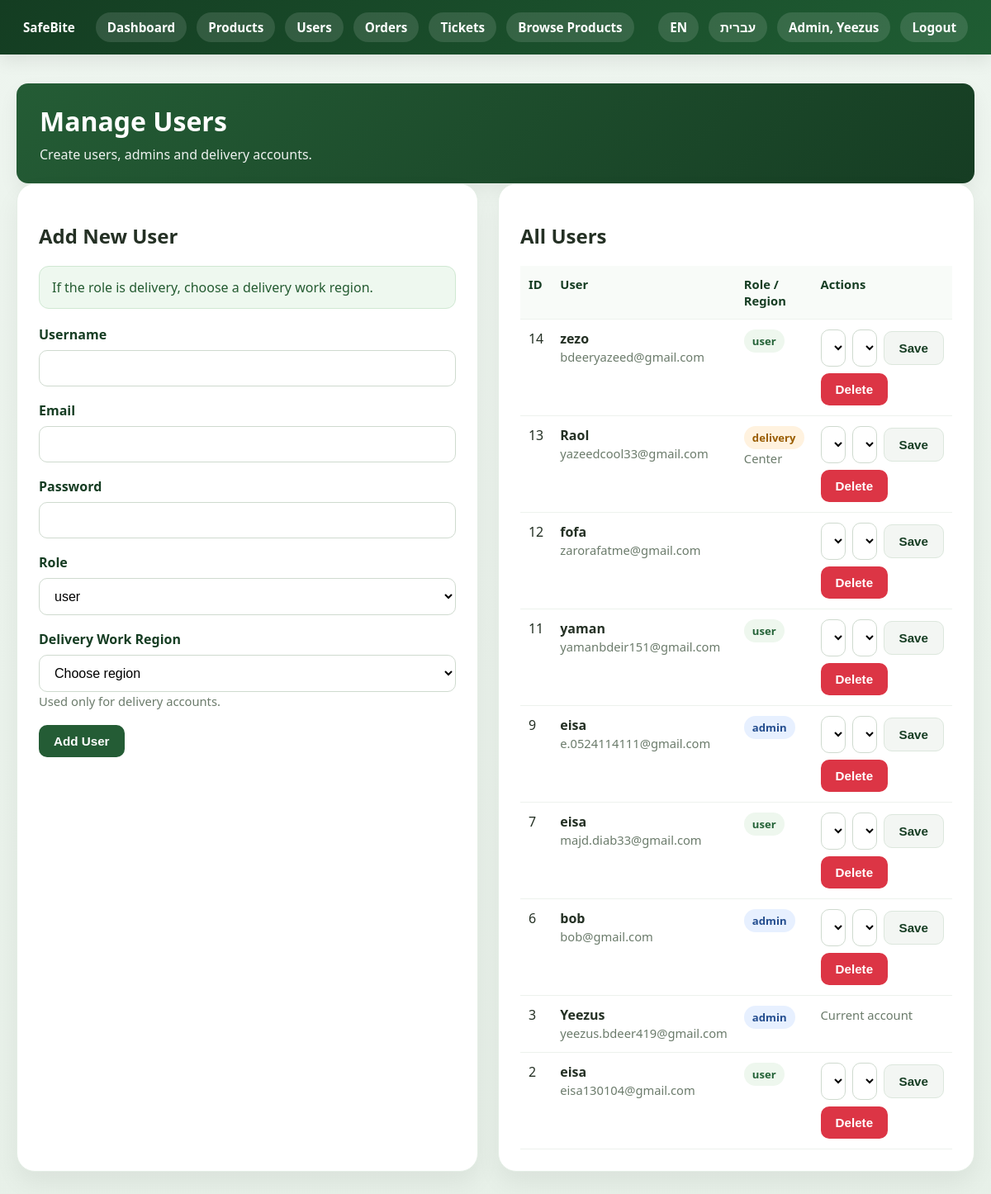
The page /admin_users.php (signed in) on the database its author committed.
### tables this page shows
CREATE TABLE `users` (
  `id` int(11) NOT NULL,
  `username` varchar(50) NOT NULL,
  `email` varchar(100) NOT NULL,
  `password` varchar(255) NOT NULL,
  `role` enum('user','admin','delivery') DEFAULT 'user',
  `delivery_region` enum('north','haifa','center','jerusalem','south') DEFAULT NULL,
  `created_at` timestamp NOT NULL DEFAULT current_timestamp(),
  `failed_attempts` int(11) NOT NULL DEFAULT 0,
  `locked_until` datetime DEFAULT NULL,
  `reset_otp` varchar(6) DEFAULT NULL,
  `otp_expiry` datetime DEFAULT NULL,
  `theme_nav` varchar(10) DEFAULT '#4caf50',
  `theme_bg` varchar(10) DEFAULT '#f9fcf9',
  `theme_image` varchar(255) DEFAULT NULL,
  `total_spent` decimal(10,2) DEFAULT 0.00,
  `total_orders` int(11) DEFAULT 0,
  `name` varchar(255) DEFAULT 'Customer'
);

### db.php (called while the page is built, shortened)
<?php
function tr($english, $hebrew) {
    return $english;
}
function deliveryRegions() {
    return array(
        'north' => array('en' => 'North','he' => 'צפון'),
        'haifa' => array('en' => 'Haifa','he' => 'חיפה'),
        'center' => array('en' => 'Center','he' => 'מרכז'),
        'jerusalem' => array('en' => 'Jerusalem','he' => 'ירושלים'),
        'south' => array('en' => 'South','he' => 'דרום')
    );
}
function regionLabel($region) {
    if ($region == 'center') {
        return tr('Center', 'מרכז');
    }
    return tr('Not assigned', 'לא הוגדר');
}
?>

### admin_users.php (the view, shortened to what this page needs)
<?php
require 'db.php';
$regions = deliveryRegions();
$stmt = $pdo->query("SELECT * FROM users ORDER BY id DESC");
$users = $stmt->fetchAll();
$page_language = 'en';
$page_direction = 'ltr';
?>
<!DOCTYPE html>
<html lang="<?= $page_language ?>" dir="<?= $page_direction ?>">
<head>
    <link rel="stylesheet" href="style.css">
</head>
<body class="admin-theme">
<?php include 'navbar.php'; ?>
<div class="users-page-wrap">
    <div class="admin-header">
        <h1>Manage Users</h1>
        <p>Create users, admins and delivery accounts.</p>
    </div>
    <div class="grid-2">
        <div class="users-panel">
            <h2>Add New User</h2>
            <div class="users-note">
                If the role is delivery, choose a delivery work region.
            </div>
            <form method="POST">
                <div class="form-group">
                    <label>Username</label>
                    <input type="text" name="username" class="form-control" required>
                </div>
                <div class="form-group">
                    <label>Email</label>
                    <input type="email" name="email" class="form-control" required>
                </div>
                <div class="form-group">
                    <label>Password</label>
                    <input type="password" name="password" class="form-control" minlength="6" required>
                </div>
                <div class="form-group">
                    <label>Role</label>
                    <select name="role" class="form-control" required>
                        <option value="user">user</option>
                    </select>
                </div>
                <div class="form-group">
                    <label>Delivery Work Region</label>
                    <select name="delivery_region" class="form-control">
                        <option value="">Choose region</option>
                    </select>
                    <span class="small-text">
                        Used only for delivery accounts.
                    </span>
                </div>
                <button type="submit" class="btn btn-primary">
                    Add User
                </button>
            </form>
        </div>
        <div class="users-panel">
            <h2>All Users</h2>
            <div class="users-table-wrap">
                <table>
                    <tr>
                        <th>ID</th>
                        <th>User</th>
                        <th>Role / Region</th>
                        <th>Actions</th>
                    </tr>
                    <?php foreach ($users as $user): ?>
                        <tr>
                            <td>
                                <?= $user['id'] ?>
                            </td>
                            <td>
                                <strong>
                                    <?= htmlspecialchars($user['username']) ?>
                                </strong>
                                <br>
                                <span class="small-text">
                                    <?= htmlspecialchars($user['email']) ?>
                                </span>
                            </td>
                            <td>
                                <span class="badge <?= htmlspecialchars($user['role']) ?>">
                                    <?= htmlspecialchars($user['role']) ?>
                                </span>
                                <?php if ($user['role'] == 'delivery'): ?>
                                    <br>
                                    <span class="small-text">
                                        <?= htmlspecialchars(regionLabel($user['delivery_region'])) ?>
                                    </span>
                                <?php endif; ?>
                            </td>
                            <td>
                                <?php if ($user['id'] != $_SESSION['user_id']): ?>
                                    <form method="POST" class="role-form">
                                        <select name="role" class="form-control">
                                            <option
                                                value="user"
                                                <?php if ($user['role'] == 'user') echo 'selected'; ?>
                                            >
                                                user
                                            </option>
                                            <option
                                                value="admin"
                                                <?php if ($user['role'] == 'admin') echo 'selected'; ?>
                                            >
                                                admin
                                            </option>
                                            <option
                                                value="delivery"
                                                <?php if ($user['role'] == 'delivery') echo 'selected'; ?>
                                            >
                                                delivery
                                            </option>
                                        </select>
                                        <?php
                                        $current_region = '';
                                        if ($user['delivery_region'] != null) {
                                            $current_region = $user['delivery_region'];
                                        }
                                        ?>
                                        <select name="delivery_region" class="form-control">
                                            <option value="">
                                                No region
                                            </option>
                                            <?php foreach ($regions as $code => $labels): ?>
                                                <option
                                                    value="<?= htmlspecialchars($code) ?>"
                                                    <?php if ($code == $current_region) echo 'selected'; ?>
                                                >
                                                    <?= htmlspecialchars($labels['en']) ?>
                                                </option>
                                            <?php endforeach; ?>
                                        </select>
                                        <button type="submit" class="btn btn-secondary">
                                            Save
                                        </button>
                                    </form>
                                    <form method="POST" onsubmit="return confirm('Delete this user?');">
                                        <button type="submit" class="btn btn-danger">
                                            Delete
                                        </button>
                                    </form>
                                <?php else: ?>
                                    <span class="small-text">
                                        Current account
                                    </span>
                                <?php endif; ?>
                            </td>
                        </tr>
                    <?php endforeach; ?>
                </table>
            </div>
        </div>
    </div>
</div>
</body>
</html>

### style.css (style rules this page uses)
:root { --green: #4caf50; --green-dark: #1f5d33; --green-soft: #eef8f0; --white: #ffffff; --bg: #f6fbf7; --text: #243024; --muted: #6b7b6b; --danger: #dc3545; --warning: #ff9800; --shadow: 0 10px 25px rgba(0, 0, 0, 0.06); --radius: 14px; --border: #e4eee5; --shadow-hover: 0 15px 35px rgba(0, 0, 0, 0.12); }
body { margin: 0; font-family: 'Segoe UI', Tahoma, Geneva, Verdana, sans-serif; background: linear-gradient(180deg, #f9fcf9 0%, #f2f8f3 100%); color: var(--text); }
body.admin-theme { --green: #245c35; --green-dark: #163d23; --green-soft: #ecf5ee; background: linear-gradient(180deg, #eef5ef 0%, #e7f0e8 100%); }
.page-header, .admin-header, .hero { background: linear-gradient(135deg, var(--green) 0%, var(--green-dark) 100%); color: white; border-radius: var(--radius); padding: 24px 28px; box-shadow: var(--shadow); }
.page-header h1, .admin-header h1, .hero h1, .page-header h2, .admin-header h2 { margin: 0 0 8px 0; color: white; }
.page-header p, .admin-header p, .hero p { margin: 0; color: rgba(255,255,255,0.92); }
.grid-2 { display: grid; grid-template-columns: 1fr 1fr; gap: 24px; }
.form-group { margin-bottom: 18px; }
label { display: block; margin-bottom: 8px; font-weight: 700; color: var(--green-dark); }
.form-control, input[type="text"], input[type="email"], input[type="password"], input[type="number"], select, textarea { width: 100%; box-sizing: border-box; padding: 12px 14px; border-radius: 10px; border: 1px solid #cfdacf; background: white; font-size: 1rem; transition: border-color 0.3s; }
.btn, button, input[type="submit"] { border: none; border-radius: 10px; padding: 11px 18px; cursor: pointer; font-weight: 700; font-size: 0.95rem; transition: 0.2s ease; }
.btn-primary { background: var(--green); color: white; }
.btn-secondary { background: #f3f6f3; color: var(--green-dark); border: 1px solid #dce7dd; }
.btn-danger { background: var(--danger); color: white; }
.badge { display: inline-block; padding: 5px 10px; border-radius: 999px; font-size: 0.82rem; font-weight: 700; }
.badge.admin { background: #e7f0ff; color: #234d8f; }
.badge.user { background: #eef7ee; color: #256338; }
.badge.delivery { background: #fff2df; color: #9a5d00; }
table { width: 100%; border-collapse: collapse; background: white; }
th, td { padding: 12px 10px; border-bottom: 1px solid #edf2ed; text-align: left; vertical-align: top; }
th { color: var(--green-dark); background: #f8fbf8; font-size: 0.92rem; }
.small-text { color: var(--muted); font-size: 0.92rem; }

### admin_users.php (style rules this page uses)
.users-page-wrap { max-width: 1250px; margin: 35px auto; padding: 0 20px 40px; }
.users-panel { background: white; border-radius: 22px; padding: 26px; box-shadow: 0 14px 30px rgba(0,0,0,0.06); border: 1px solid #e4eee5; }
.users-note { background: #eef8ef; border: 1px solid #cfe8d2; border-radius: 12px; padding: 13px 15px; margin-bottom: 20px; color: #245b31; line-height: 1.5; }
.users-table-wrap { width: 100%; overflow-x: auto; }
.role-form { display: grid; grid-template-columns: 1fr 1fr auto; gap: 8px; align-items: center; margin-bottom: 8px; }

### rows shown on the page
users: id "14", username "zezo", email "bdeeryazeed@gmail.com", role "user"
users: id "13", username "Raol", email "yazeedcool33@gmail.com", role "delivery", delivery_region "Center"
users: id "12", username "fofa", email "zarorafatme@gmail.com"
users: id "11", username "yaman", email "yamanbdeir151@gmail.com", role "user"
users: id "9", username "eisa", email "e.0524114111@gmail.com", role "admin"
users: id "7", username "eisa", email "majd.diab33@gmail.com", role "user"
users: id "6", username "bob", email "bob@gmail.com", role "admin"
users: id "3", username "Yeezus", email "yeezus.bdeer419@gmail.com", role "admin", shows "Current account"
users: id "2", username "eisa", email "eisa130104@gmail.com", role "user"

### other values the page prints
tr('Dashboard', 'לוח בקרה') "Dashboard"
tr('Products', 'מוצרים') "Products"
tr('Users', 'משתמשים') "Users"
tr('Orders', 'הזמנות') "Orders"
tr('Tickets', 'פניות') "Tickets"
tr('Browse Products', 'צפייה במוצרים') "Browse Products"
tr('Admin', 'מנהל') "Admin"
$username "Yeezus"
tr('Logout', 'התנתקות') "Logout"
